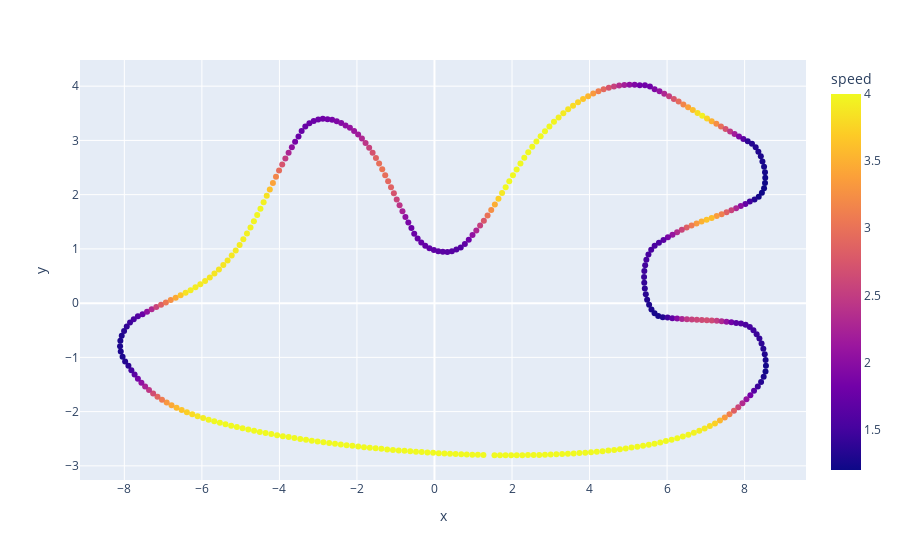

Here is the notebook cell this chart was saved with:
### Code cell
import pandas as pd
import plotly.express as px
x = lambda cord: cord[0]
y = lambda cord: cord[1]
plotData = pd.DataFrame( {'x': map(x, racing_track), 'y': map(y, racing_track), 'speed': new_velocity} )
px.scatter(data_frame=plotData, x = 'x', y = 'y', color='speed', hover_data='speed')

### Figure 1 — Plotly figure (JSON) as saved in the notebook; plotly's stock layout.template omitted (floating-point values rounded to 4 significant figures; data arrays with more than 128 entries replaced by an {"elided": "..."} marker saying what was removed)
{"data": [{"customdata": {"elided": "353x1 float values"}, "hovertemplate": "x=%{x}<br>y=%{y}<br>speed=%{marker.color}<extra></extra>", "legendgroup": "", "marker": {"color": {"elided": "353 float values"}, "coloraxis": "coloraxis", "symbol": "circle"}, "mode": "markers", "name": "", "orientation": "v", "showlegend": false, "type": "scatter", "x": {"elided": "353 float values"}, "xaxis": "x", "y": {"elided": "353 float values"}, "yaxis": "y"}], "layout": {"coloraxis": {"colorbar": {"title": {"text": "speed"}}, "colorscale": [[0, "#0d0887"], [0.1111, "#46039f"], [0.2222, "#7201a8"], [0.3333, "#9c179e"], [0.4444, "#bd3786"], [0.5556, "#d8576b"], [0.6667, "#ed7953"], [0.7778, "#fb9f3a"], [0.8889, "#fdca26"], [1, "#f0f921"]]}, "legend": {"tracegroupgap": 0}, "margin": {"t": 60}, "xaxis": {"anchor": "y", "domain": [0, 1], "title": {"text": "x"}}, "yaxis": {"anchor": "x", "domain": [0, 1], "title": {"text": "y"}}}}
